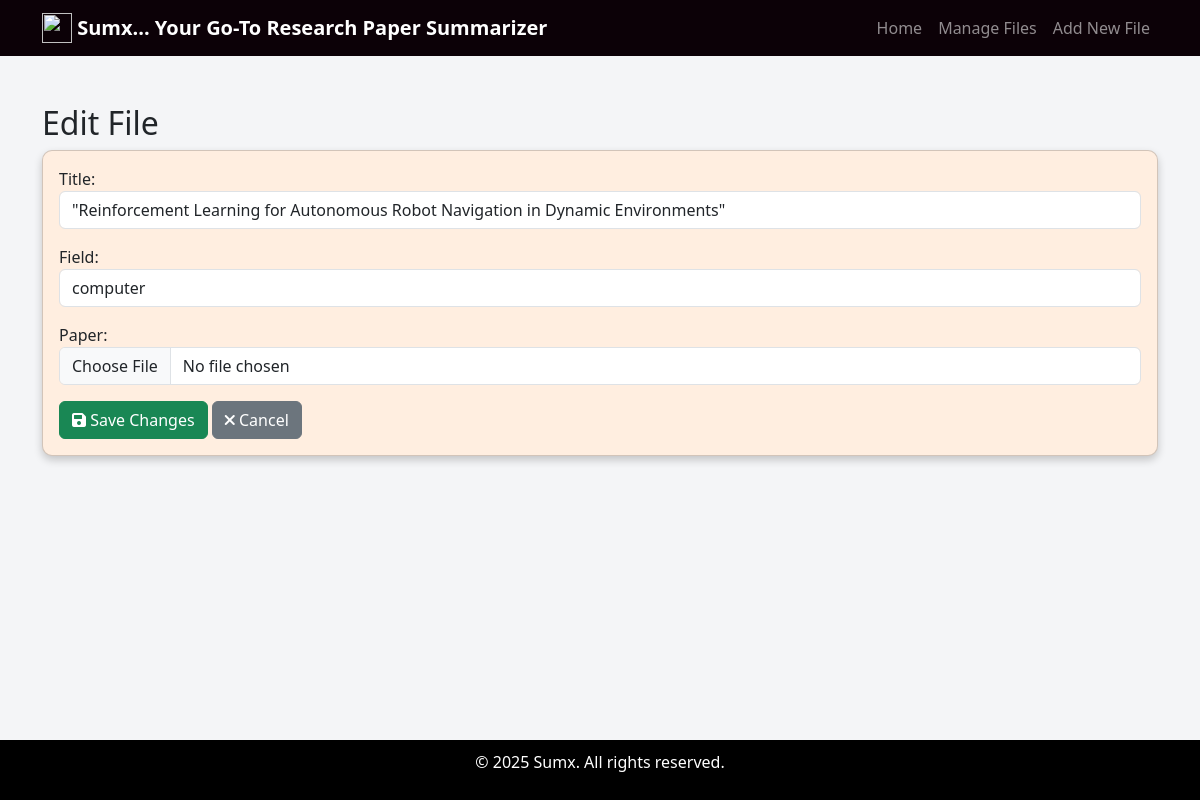
/submissions/17/edit/, run on the app's committed database.
### summarize/models.py (models this page shows, shortened)
class Submission(models.Model):
    title = models.TextField(max_length=100)
    field = models.CharField(max_length=50)
    paper = models.FileField(upload_to='papers/', null=True, validators=[FileExtensionValidator(['pdf'])])
    summary = models.TextField(max_length=1000, blank=True, editable=False)
    date = models.DateTimeField(default=timezone.now, editable=False)

### summarize/views.py (the view)
# urls.py: path('submissions/<int:pk>/edit/', views.submission_edit, name='submission_edit'),
def submission_edit(request, pk):
    submission = get_object_or_404(Submission, pk=pk)
    if request.method == "POST":
        form = sumForm(request.POST, request.FILES, instance=submission)
        if form.is_valid():
            if 'paper' in request.FILES:
                if submission.paper and os.path.isfile(submission.paper.path):
                    os.remove(submission.paper.path)
            form.save()
            messages.success(request, "File updated successfully!")
            return redirect('submission_detail', pk=submission.pk)
    else:
        form = sumForm(instance=submission)
    return render(request, 'submission_edit.html', {'form': form})

### summarize/forms.py
class sumForm(forms.ModelForm):
    class Meta:
        model = Submission
        fields = ['title', 'field', 'paper']
        widgets = {
            'title': forms.TextInput(attrs={'class': 'form-control'}),
            'field': forms.TextInput(attrs={'class': 'form-control'}),
            'paper': forms.FileInput(attrs={'class': 'form-control'})
        }

### summarize/templates/submission_edit.html (shortened to what this page needs)
{% extends "base.html" %}
{% block content %}
<div class="container mt-4">
    <h2>Edit File</h2>
    <form method="POST" enctype="multipart/form-data">
        <div class="card">
            <div class="card-body">
                {{ form.as_p }}
                <button type="submit" class="btn btn-success">
                    <i class="fas fa-save"></i> Save Changes
                </button>
                <a href="{% url 'submission_list' %}" class="btn btn-secondary">
                    <i class="fas fa-times"></i> Cancel
                </a>
            </div>
        </div>
    </form>
</div>
{% endblock %}

### summarize/templates/base.html (style rules this page uses)
body { background-color: #f4f5f7; display: flex; flex-direction: column; min-height: 100vh; }
.card { background-color: #ffeee0; border-radius: 10px; box-shadow: 0 4px 8px rgba(0, 0, 0, 0.2); margin-bottom: 20px; }

### data on the page
Submission: title "\"Reinforcement Learning for Autonomous Robot Navigation in Dynamic Environments\"", field "computer"
